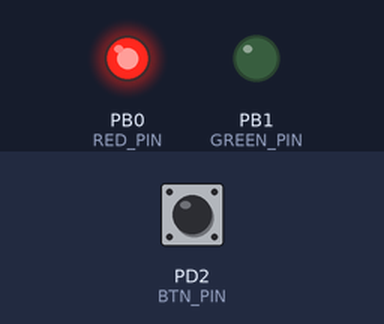
This program was run on a simulated ATmega328P, built with avr-gcc and emulated at 16 MHz. On the bench: output pins drawn as LEDs (lit = HIGH). Inputs (shaded band) come from the test bench; at power-on: PD2 (BTN_PIN) HIGH.

Above: at 1.2 s.
1.3 s: PD2 (BTN_PIN) pulled LOW for 0.15 s
At 2.3 s:
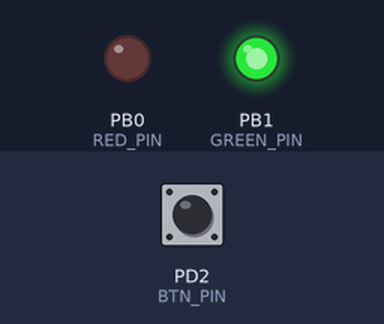
2.9 s: PD2 (BTN_PIN) pulled LOW for 1 s
At 3.5 s:
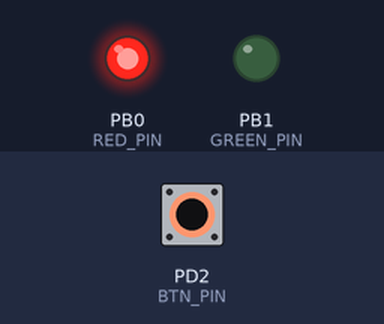
5.4 s: PD2 (BTN_PIN) pulled LOW for 3.2 s
At 6.6 s:
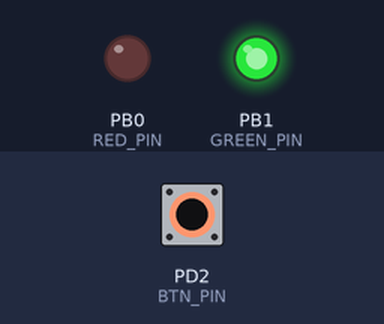
Timing chart, 0 to 8.4 s (numbered marks = the images above; inputs shaded):
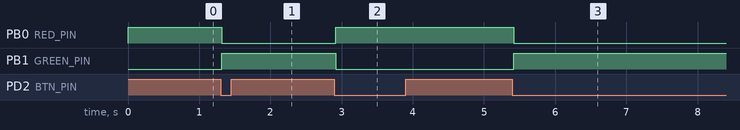

Measured:
- after the input at 1.3 s, PB0 (RED_PIN): HIGH → LOW at once; PB1 (GREEN_PIN): LOW → HIGH at once
- after the input at 2.9 s, PB0 (RED_PIN): LOW → HIGH at once; PB1 (GREEN_PIN): HIGH → LOW at once
- after the input at 5.4 s, PB0 (RED_PIN): HIGH → LOW at once; PB1 (GREEN_PIN): LOW → HIGH at once

The program:

main.c
```c
#include <avr/io.h>
#include <util/delay.h>

#define RED_PIN   PB0
#define GREEN_PIN PB1
#define BTN_PIN   PD2

#define BTN_DOWN() (!(PIND & (1 << BTN_PIN)))

int main(void)
{
    DDRB |= (1 << RED_PIN) | (1 << GREEN_PIN);
    PORTB |= (1 << RED_PIN);
    PORTB &= ~(1 << GREEN_PIN);

    DDRD &= ~(1 << BTN_PIN);
    PORTD |= (1 << BTN_PIN);

    for (;;) {
        if (BTN_DOWN()) {
            _delay_ms(20);
            if (BTN_DOWN()) {

                PINB = (1 << RED_PIN) | (1 << GREEN_PIN);

                while (BTN_DOWN())           \
                    ;
                _delay_ms(20);
            }
        }
    }
}
```
